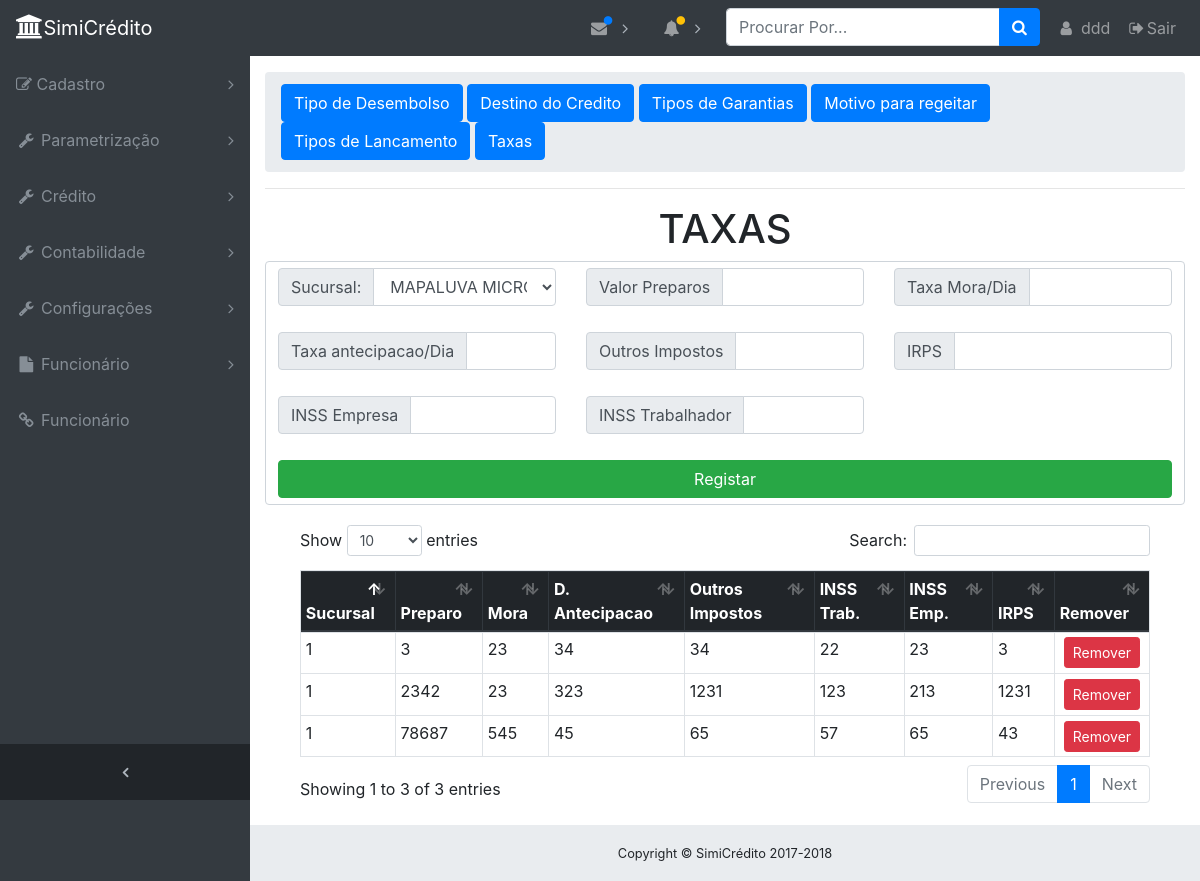
The page /par-Taxas.php (signed in) on the database its author committed.
### tables this page shows
CREATE TABLE `tb_taxas` (
  `Id` int(10) NOT NULL,
  `Preparo` double DEFAULT NULL,
  `Mora` int(10) DEFAULT NULL,
  `DescontoPelaAntecipacao` double DEFAULT NULL,
  `Outros_Impostos` int(10) DEFAULT NULL,
  `IRPS` int(10) DEFAULT NULL,
  `INSS_Empresa` int(10) DEFAULT NULL,
  `INSS_Trabalhador` int(10) DEFAULT NULL,
  `IdSucursal` int(10) DEFAULT NULL
);

### par-Taxas.php (the view, shortened to what this page needs)
<?php
include_once('dbcon.php');
$resultSucursais = mysqli_query($conn, "SELECT * FROM tb_sucursal");
$resultTaxas = mysqli_query($conn, "SELECT * FROM tb_taxas");
?>
<?php require_once 'header.php'; ?>
<ol class="breadcrumb">
    <div>
        <a href="par-TipoDesembolso.php" class="btn btn-primary">Tipo de Desembolso</a>
        <a href="par-DestinoCredito.php" class="btn btn-primary">Destino do Credito</a>
        <a href="par-TipoGarantia.php" class="btn btn-primary">Tipos de Garantias</a>
        <a href="par-MotivoRegeita.php" class="btn btn-primary">Motivo para regeitar</a>
        <a href="par-TipoLancamento.php" class="btn btn-primary">Tipos de Lancamento</a>
        <a href="par-Taxas.php" class="btn btn-primary">Taxas</a>
    </div>
</ol>
<div style="width: auto; margin: 0px auto;">
    <form method="post" action="<?php echo htmlspecialchars($_SERVER['PHP_SELF']); ?>">
        <hr/>
        <center><h1>TAXAS</h1></center>
<div class="form-control">
<div style="margin-bottom: 10px" class="row">
  <div class="col-sm-4">
  <div class="input-group mb-3">
  <div class="input-group-prepend">
    <span class="input-group-text" id="basic-addon1">Sucursal:</span>
  </div>
 <select name="IdSucursal" class="form-control">
                                    <?php while ($row = mysqli_fetch_array($resultSucursais)):; ?>
                                        <option
                                            value="<?php echo $row[0]; ?>">                             <?php echo $row[1]; ?></option>
                                    <?php endwhile; ?>
                                </select>
</div>
</div>
  <div class="col-sm-4">
    <div class="input-group mb-3">
        <div class="input-group-prepend">
            <span class="input-group-text" id="basic-addon1">Valor Preparos</span>
          </div>
  <input type="number" name="Preparo" class="form-control" min="0" required>
  </div>
  </div>
  <div class="col-sm-4">
  <div class="input-group mb-3">
  <div class="input-group-prepend">
    <span class="input-group-text" id="basic-addon1">Taxa Mora/Dia</span>
  </div>
  <input type="number" name="Mora" class="form-control" min="0" required>
</div>
</div>
</div>
<div style="margin-bottom: 10px" class="row">
  <div class="col-sm-4"><div class="input-group mb-3">
  <div class="input-group-prepend">
    <span class="input-group-text" id="basic-addon1">Taxa antecipacao/Dia</span>
  </div>
  <input type="number" name="DescontoPelaAntecipacao" class="form-control" min="0"
                                       required>
</div>
</div>
  <div class="col-sm-4"><div class="input-group mb-3">
  <div class="input-group-prepend">
    <span class="input-group-text" id="basic-addon1">Outros Impostos</span>
  </div>
 <input type="number" name="Outros_Impostos" class="form-control" min="0" required>
</div></div>
  <div class="col-sm-4"><div class="input-group mb-3">
  <div class="input-group-prepend">
    <span class="input-group-text" id="basic-addon1">IRPS</span>
  </div>
  <input type="number" name="IRPS" class="form-control" min="0" required>
</div></div>
</div>
<div style="margin-bottom: 10px" class="row">
  <div class="col-sm-4"><div class="input-group mb-3">
  <div class="input-group-prepend">
    <span class="input-group-text" id="basic-addon1">INSS Empresa</span>
  </div>
 <input type="number" name="INSS_Empresa" class="form-control" min="0" required>
</div></div>
  <div class="col-sm-4"><div class="input-group mb-3">
  <div class="input-group-prepend">
    <span class="input-group-text" id="basic-addon1">INSS Trabalhador</span>
  </div>
  <input type="number" name="INSS_Trabalhador" class="form-control" min="0" required>
</div></div>
</div>
<div class="row">
  <div class="col-sm-12"><input width="auto" type="submit" name="btn-register" value="Registar" class="btn btn-success btn-block"></div>
</div>
</div>
    </form>
</div>
<div class="card-body">
    <div class="table-responsive">
        <table class="table table-bordered table-sm" id="dataTable" width="100%" cellspacing="0">
            <thead class="thead-dark">
            <tr>
                <th>Sucursal</th>
                <th>Preparo</th>
                <th>Mora</th>
                <th>D. Antecipacao</th>
                <th>Outros Impostos</th>
                <th>INSS Trab.</th>
                <th>INSS Emp.</th>
                <th>IRPS</th>
                <th>Remover</th>
            </tr>
            </thead>
            <tbody>
            <?php while ($row = mysqli_fetch_array($resultTaxas)) { ?>
                <tr>
                    <td><?php echo $row['IdSucursal']; ?></td>
                    <td><?php echo $row['Preparo']; ?></td>
                    <td><?php echo $row['Mora']; ?></td>
                    <td><?php echo $row['DescontoPelaAntecipacao']; ?></td>
                    <td><?php echo $row['Outros_Impostos']; ?></td>
                    <td><?php echo $row['IRPS']; ?></td>
                    <td><?php echo $row['INSS_Empresa']; ?></td>
                    <td><?php echo $row['INSS_Trabalhador']; ?></td>
                    <td>
                        <center><a class="btn btn-danger btn-sm" href="par-Taxas.php?Remover=<?php echo $row['Id']; ?>">Remover</a>
                        </center>
                    </td>
                </tr>
            <?php } ?>
            </tbody>
        </table>
    </div>
</div>
<?php require_once 'footer.php'; ?>
</body>
</html>

### css/sb-admin.css (style rules this page uses)
html { position: relative; min-height: 100%; }
body { overflow-x: hidden; }
body.sticky-footer { margin-bottom: 56px; }
body.fixed-nav { padding-top: 56px; }

### rows shown on the page
tb_taxas: IdSucursal "1", Preparo "3", Mora "23", DescontoPelaAntecipacao "34", Outros_Impostos "34", IRPS "22", INSS_Empresa "23", INSS_Trabalhador "3"
tb_taxas: IdSucursal "1", Preparo "2342", Mora "23", DescontoPelaAntecipacao "323", Outros_Impostos "1231", IRPS "123", INSS_Empresa "213", INSS_Trabalhador "1231"
tb_taxas: IdSucursal "1", Preparo "78687", Mora "545", DescontoPelaAntecipacao "45", Outros_Impostos "65", IRPS "57", INSS_Empresa "65", INSS_Trabalhador "43"

### other values the page prints
$_SESSION['NomeUsuario'] "ddd"
form field IdSucursal "MAPALUVA MICROCREDITO"
